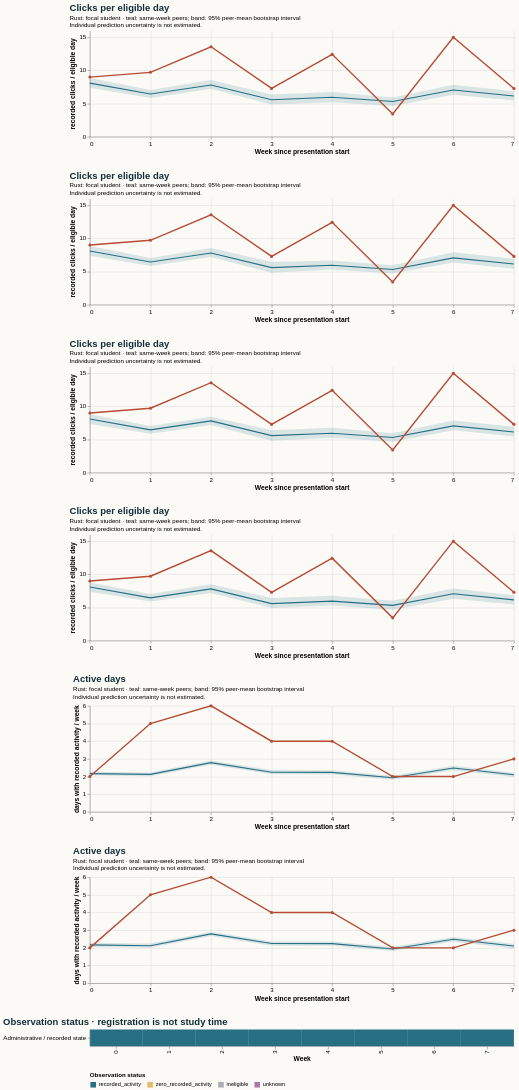

Vega-Lite specification for this chart:
### Vega-Lite specification from a JSON file in a GitHub repository (floating-point values rounded to 4 significant figures)
{"$schema": "https://vega.github.io/schema/vega-lite/v5.20.1.json", "config": {"axis": {"labelFontSize": 11, "titleFontSize": 12}, "background": "#fbfaf7", "font": "sans-serif", "title": {"anchor": "start", "color": "#142e38", "fontSize": 17, "subtitleFontSize": 11}, "view": {"continuousHeight": 300, "continuousWidth": 300, "stroke": null}}, "datasets": {"data-1b4e35ea849eb3960563888cdb5544c6": [{"end_day": 6, "focal_value": 9.0, "peer_ci_high": 8.81, "peer_ci_low": 7.327, "peer_mean": 8.09, "peer_observations": 1167, "peer_people": 1167, "reference": "early_stage", "unit": "recorded clicks / eligible day", "week": 0}, {"end_day": 13, "focal_value": 9.714, "peer_ci_high": 7.022, "peer_ci_low": 5.854, "peer_mean": 6.449, "peer_observations": 1159, "peer_people": 1159, "reference": "early_stage", "unit": "recorded clicks / eligible day", "week": 1}, {"end_day": 20, "focal_value": 13.57, "peer_ci_high": 8.435, "peer_ci_low": 7.178, "peer_mean": 7.8, "peer_observations": 1140, "peer_people": 1140, "reference": "early_stage", "unit": "recorded clicks / eligible day", "week": 2}, {"end_day": 27, "focal_value": 7.286, "peer_ci_high": 6.406, "peer_ci_low": 4.799, "peer_mean": 5.586, "peer_observations": 1132, "peer_people": 1132, "reference": "early_stage", "unit": "recorded clicks / eligible day", "week": 3}, {"end_day": 34, "focal_value": 12.43, "peer_ci_high": 6.785, "peer_ci_low": 5.26, "peer_mean": 5.952, "peer_observations": 1093, "peer_people": 1093, "reference": "early_stage", "unit": "recorded clicks / eligible day", "week": 4}, {"end_day": 41, "focal_value": 3.429, "peer_ci_high": 5.938, "peer_ci_low": 4.678, "peer_mean": 5.31, "peer_observations": 1086, "peer_people": 1086, "reference": "early_stage", "unit": "recorded clicks / eligible day", "week": 5}, {"end_day": 48, "focal_value": 15.0, "peer_ci_high": 7.865, "peer_ci_low": 6.378, "peer_mean": 7.057, "peer_observations": 1075, "peer_people": 1075, "reference": "early_stage", "unit": "recorded clicks / eligible day", "week": 6}, {"end_day": 55, "focal_value": 7.286, "peer_ci_high": 6.937, "peer_ci_low": 5.455, "peer_mean": 6.139, "peer_observations": 1059, "peer_people": 1059, "reference": "early_stage", "unit": "recorded clicks / eligible day", "week": 7}], "data-1d7dc1fa9fd8808fe797eecc4bf067fb": [{"end_day": 6, "focal_value": 9.0, "peer_ci_high": 8.872, "peer_ci_low": 7.37, "peer_mean": 8.09, "peer_observations": 1167, "peer_people": 1167, "reference": "course", "unit": "recorded clicks / eligible day", "week": 0}, {"end_day": 13, "focal_value": 9.714, "peer_ci_high": 7.048, "peer_ci_low": 5.837, "peer_mean": 6.449, "peer_observations": 1159, "peer_people": 1159, "reference": "course", "unit": "recorded clicks / eligible day", "week": 1}, {"end_day": 20, "focal_value": 13.57, "peer_ci_high": 8.562, "peer_ci_low": 7.2, "peer_mean": 7.8, "peer_observations": 1140, "peer_people": 1140, "reference": "course", "unit": "recorded clicks / eligible day", "week": 2}, {"end_day": 27, "focal_value": 7.286, "peer_ci_high": 6.449, "peer_ci_low": 4.823, "peer_mean": 5.586, "peer_observations": 1132, "peer_people": 1132, "reference": "course", "unit": "recorded clicks / eligible day", "week": 3}, {"end_day": 34, "focal_value": 12.43, "peer_ci_high": 6.677, "peer_ci_low": 5.298, "peer_mean": 5.952, "peer_observations": 1093, "peer_people": 1093, "reference": "course", "unit": "recorded clicks / eligible day", "week": 4}, {"end_day": 41, "focal_value": 3.429, "peer_ci_high": 5.96, "peer_ci_low": 4.689, "peer_mean": 5.31, "peer_observations": 1086, "peer_people": 1086, "reference": "course", "unit": "recorded clicks / eligible day", "week": 5}, {"end_day": 48, "focal_value": 15.0, "peer_ci_high": 7.892, "peer_ci_low": 6.364, "peer_mean": 7.057, "peer_observations": 1075, "peer_people": 1075, "reference": "course", "unit": "recorded clicks / eligible day", "week": 6}, {"end_day": 55, "focal_value": 7.286, "peer_ci_high": 6.915, "peer_ci_low": 5.427, "peer_mean": 6.139, "peer_observations": 1059, "peer_people": 1059, "reference": "course", "unit": "recorded clicks / eligible day", "week": 7}], "data-3a48d984c2d71a651da640ab5d022fb8": [{"eligible_days": 7.0, "end_day": 6, "logging_completeness": "unknown", "observation_status": "recorded_activity", "row": "Administrative / recorded state", "score_status": "withheld_release_time_unknown", "start_day": 0, "value": 9.0, "week": 0}, {"eligible_days": 7.0, "end_day": 13, "logging_completeness": "unknown", "observation_status": "recorded_activity", "row": "Administrative / recorded state", "score_status": "withheld_release_time_unknown", "start_day": 7, "value": 9.714, "week": 1}, {"eligible_days": 7.0, "end_day": 20, "logging_completeness": "unknown", "observation_status": "recorded_activity", "row": "Administrative / recorded state", "score_status": "withheld_release_time_unknown", "start_day": 14, "value": 13.57, "week": 2}, {"eligible_days": 7.0, "end_day": 27, "logging_completeness": "unknown", "observation_status": "recorded_activity", "row": "Administrative / recorded state", "score_status": "withheld_release_time_unknown", "start_day": 21, "value": 7.286, "week": 3}, {"eligible_days": 7.0, "end_day": 34, "logging_completeness": "unknown", "observation_status": "recorded_activity", "row": "Administrative / recorded state", "score_status": "withheld_release_time_unknown", "start_day": 28, "value": 12.43, "week": 4}, {"eligible_days": 7.0, "end_day": 41, "logging_completeness": "unknown", "observation_status": "recorded_activity", "row": "Administrative / recorded state", "score_status": "withheld_release_time_unknown", "start_day": 35, "value": 3.429, "week": 5}, {"eligible_days": 7.0, "end_day": 48, "logging_completeness": "unknown", "observation_status": "recorded_activity", "row": "Administrative / recorded state", "score_status": "withheld_release_time_unknown", "start_day": 42, "value": 15.0, "week": 6}, {"eligible_days": 7.0, "end_day": 55, "logging_completeness": "unknown", "observation_status": "recorded_activity", "row": "Administrative / recorded state", "score_status": "withheld_release_time_unknown", "start_day": 49, "value": 7.286, "week": 7}], "data-5af5d75da88389311f8a2e337ac058a9": [{"end_day": 6, "focal_value": 9.0, "peer_ci_high": 8.876, "peer_ci_low": 7.379, "peer_mean": 8.09, "peer_observations": 1167, "peer_people": 1167, "reference": "course", "unit": "recorded clicks / eligible day", "week": 0}, {"end_day": 13, "focal_value": 9.714, "peer_ci_high": 7.042, "peer_ci_low": 5.851, "peer_mean": 6.449, "peer_observations": 1159, "peer_people": 1159, "reference": "course", "unit": "recorded clicks / eligible day", "week": 1}, {"end_day": 20, "focal_value": 13.57, "peer_ci_high": 8.548, "peer_ci_low": 7.225, "peer_mean": 7.8, "peer_observations": 1140, "peer_people": 1140, "reference": "course", "unit": "recorded clicks / eligible day", "week": 2}, {"end_day": 27, "focal_value": 7.286, "peer_ci_high": 6.385, "peer_ci_low": 4.863, "peer_mean": 5.586, "peer_observations": 1132, "peer_people": 1132, "reference": "course", "unit": "recorded clicks / eligible day", "week": 3}, {"end_day": 34, "focal_value": 12.43, "peer_ci_high": 6.748, "peer_ci_low": 5.207, "peer_mean": 5.952, "peer_observations": 1093, "peer_people": 1093, "reference": "course", "unit": "recorded clicks / eligible day", "week": 4}, {"end_day": 41, "focal_value": 3.429, "peer_ci_high": 5.908, "peer_ci_low": 4.649, "peer_mean": 5.31, "peer_observations": 1086, "peer_people": 1086, "reference": "course", "unit": "recorded clicks / eligible day", "week": 5}, {"end_day": 48, "focal_value": 15.0, "peer_ci_high": 7.832, "peer_ci_low": 6.325, "peer_mean": 7.057, "peer_observations": 1075, "peer_people": 1075, "reference": "course", "unit": "recorded clicks / eligible day", "week": 6}, {"end_day": 55, "focal_value": 7.286, "peer_ci_high": 6.876, "peer_ci_low": 5.467, "peer_mean": 6.139, "peer_observations": 1059, "peer_people": 1059, "reference": "course", "unit": "recorded clicks / eligible day", "week": 7}], "data-5fb8666118f66db7573c55bf5fe7decf": [{"end_day": 6, "focal_value": 2.0, "peer_ci_high": 2.29, "peer_ci_low": 2.054, "peer_mean": 2.168, "peer_observations": 1167, "peer_people": 1167, "reference": "course", "unit": "days with recorded activity / week", "week": 0}, {"end_day": 13, "focal_value": 5.0, "peer_ci_high": 2.249, "peer_ci_low": 2.009, "peer_mean": 2.123, "peer_observations": 1159, "peer_people": 1159, "reference": "course", "unit": "days with recorded activity / week", "week": 1}, {"end_day": 20, "focal_value": 6.0, "peer_ci_high": 2.909, "peer_ci_low": 2.674, "peer_mean": 2.789, "peer_observations": 1140, "peer_people": 1140, "reference": "course", "unit": "days with recorded activity / week", "week": 2}, {"end_day": 27, "focal_value": 4.0, "peer_ci_high": 2.367, "peer_ci_low": 2.124, "peer_mean": 2.246, "peer_observations": 1132, "peer_people": 1132, "reference": "course", "unit": "days with recorded activity / week", "week": 3}, {"end_day": 34, "focal_value": 4.0, "peer_ci_high": 2.359, "peer_ci_low": 2.12, "peer_mean": 2.237, "peer_observations": 1093, "peer_people": 1093, "reference": "course", "unit": "days with recorded activity / week", "week": 4}, {"end_day": 41, "focal_value": 2.0, "peer_ci_high": 2.062, "peer_ci_low": 1.827, "peer_mean": 1.936, "peer_observations": 1086, "peer_people": 1086, "reference": "course", "unit": "days with recorded activity / week", "week": 5}, {"end_day": 48, "focal_value": 2.0, "peer_ci_high": 2.608, "peer_ci_low": 2.35, "peer_mean": 2.486, "peer_observations": 1075, "peer_people": 1075, "reference": "course", "unit": "days with recorded activity / week", "week": 6}, {"end_day": 55, "focal_value": 3.0, "peer_ci_high": 2.23, "peer_ci_low": 1.97, "peer_mean": 2.104, "peer_observations": 1059, "peer_people": 1059, "reference": "course", "unit": "days with recorded activity / week", "week": 7}], "data-b423a5beafd304d92549d82c7b7e8dc7": [{"end_day": 6, "focal_value": 9.0, "peer_ci_high": 8.779, "peer_ci_low": 7.363, "peer_mean": 8.09, "peer_observations": 1167, "peer_people": 1167, "reference": "early_stage", "unit": "recorded clicks / eligible day", "week": 0}, {"end_day": 13, "focal_value": 9.714, "peer_ci_high": 7.046, "peer_ci_low": 5.884, "peer_mean": 6.449, "peer_observations": 1159, "peer_people": 1159, "reference": "early_stage", "unit": "recorded clicks / eligible day", "week": 1}, {"end_day": 20, "focal_value": 13.57, "peer_ci_high": 8.498, "peer_ci_low": 7.168, "peer_mean": 7.8, "peer_observations": 1140, "peer_people": 1140, "reference": "early_stage", "unit": "recorded clicks / eligible day", "week": 2}, {"end_day": 27, "focal_value": 7.286, "peer_ci_high": 6.441, "peer_ci_low": 4.9, "peer_mean": 5.586, "peer_observations": 1132, "peer_people": 1132, "reference": "early_stage", "unit": "recorded clicks / eligible day", "week": 3}, {"end_day": 34, "focal_value": 12.43, "peer_ci_high": 6.785, "peer_ci_low": 5.283, "peer_mean": 5.952, "peer_observations": 1093, "peer_people": 1093, "reference": "early_stage", "unit": "recorded clicks / eligible day", "week": 4}, {"end_day": 41, "focal_value": 3.429, "peer_ci_high": 6.01, "peer_ci_low": 4.667, "peer_mean": 5.31, "peer_observations": 1086, "peer_people": 1086, "reference": "early_stage", "unit": "recorded clicks / eligible day", "week": 5}, {"end_day": 48, "focal_value": 15.0, "peer_ci_high": 7.866, "peer_ci_low": 6.296, "peer_mean": 7.057, "peer_observations": 1075, "peer_people": 1075, "reference": "early_stage", "unit": "recorded clicks / eligible day", "week": 6}, {"end_day": 55, "focal_value": 7.286, "peer_ci_high": 6.847, "peer_ci_low": 5.455, "peer_mean": 6.139, "peer_observations": 1059, "peer_people": 1059, "reference": "early_stage", "unit": "recorded clicks / eligible day", "week": 7}], "data-de1787ea8c8627942eb03c83d61e839c": [{"end_day": 6, "focal_value": 2.0, "peer_ci_high": 2.277, "peer_ci_low": 2.053, "peer_mean": 2.168, "peer_observations": 1167, "peer_people": 1167, "reference": "course", "unit": "days with recorded activity / week", "week": 0}, {"end_day": 13, "focal_value": 5.0, "peer_ci_high": 2.23, "peer_ci_low": 2.019, "peer_mean": 2.123, "peer_observations": 1159, "peer_people": 1159, "reference": "course", "unit": "days with recorded activity / week", "week": 1}, {"end_day": 20, "focal_value": 6.0, "peer_ci_high": 2.907, "peer_ci_low": 2.673, "peer_mean": 2.789, "peer_observations": 1140, "peer_people": 1140, "reference": "course", "unit": "days with recorded activity / week", "week": 2}, {"end_day": 27, "focal_value": 4.0, "peer_ci_high": 2.365, "peer_ci_low": 2.124, "peer_mean": 2.246, "peer_observations": 1132, "peer_people": 1132, "reference": "course", "unit": "days with recorded activity / week", "week": 3}, {"end_day": 34, "focal_value": 4.0, "peer_ci_high": 2.359, "peer_ci_low": 2.119, "peer_mean": 2.237, "peer_observations": 1093, "peer_people": 1093, "reference": "course", "unit": "days with recorded activity / week", "week": 4}, {"end_day": 41, "focal_value": 2.0, "peer_ci_high": 2.051, "peer_ci_low": 1.826, "peer_mean": 1.936, "peer_observations": 1086, "peer_people": 1086, "reference": "course", "unit": "days with recorded activity / week", "week": 5}, {"end_day": 48, "focal_value": 2.0, "peer_ci_high": 2.604, "peer_ci_low": 2.363, "peer_mean": 2.486, "peer_observations": 1075, "peer_people": 1075, "reference": "course", "unit": "days with recorded activity / week", "week": 6}, {"end_day": 55, "focal_value": 3.0, "peer_ci_high": 2.215, "peer_ci_low": 1.978, "peer_mean": 2.104, "peer_observations": 1059, "peer_people": 1059, "reference": "course", "unit": "days with recorded activity / week", "week": 7}]}, "resolve": {"scale": {"color": "independent"}}, "spacing": 28, "vconcat": [{"data": {"name": "data-5af5d75da88389311f8a2e337ac058a9"}, "height": 190, "layer": [{"encoding": {"x": {"axis": {"tickMinStep": 1}, "field": "week", "title": "Week since presentation start", "type": "quantitative"}, "y": {"field": "peer_ci_low", "scale": {"zero": true}, "title": "recorded clicks / eligible day", "type": "quantitative"}, "y2": {"field": "peer_ci_high"}}, "mark": {"color": "#286f83", "opacity": 0.16, "type": "area"}}, {"encoding": {"tooltip": [{"field": "week", "type": "quantitative"}, {"field": "peer_mean", "type": "quantitative"}, {"field": "peer_people", "type": "quantitative"}, {"field": "peer_observations", "type": "quantitative"}], "x": {"field": "week", "type": "quantitative"}, "y": {"field": "peer_mean", "type": "quantitative"}}, "mark": {"color": "#286f83", "strokeWidth": 2, "type": "line"}}, {"encoding": {"tooltip": [{"field": "week", "type": "quantitative"}, {"field": "focal_value", "type": "quantitative"}], "x": {"field": "week", "type": "quantitative"}, "y": {"field": "focal_value", "type": "quantitative"}}, "mark": {"color": "#b64c35", "point": {"color": "#b64c35"}, "strokeWidth": 2.5, "type": "line"}}], "title": {"subtitle": ["Rust: focal student · teal: same-week peers; band: 95% peer-mean bootstrap interval", "Individual prediction uncertainty is not estimated."], "text": "Clicks per eligible day"}, "width": 760}, {"data": {"name": "data-1d7dc1fa9fd8808fe797eecc4bf067fb"}, "height": 190, "layer": [{"encoding": {"x": {"axis": {"tickMinStep": 1}, "field": "week", "title": "Week since presentation start", "type": "quantitative"}, "y": {"field": "peer_ci_low", "scale": {"zero": true}, "title": "recorded clicks / eligible day", "type": "quantitative"}, "y2": {"field": "peer_ci_high"}}, "mark": {"color": "#286f83", "opacity": 0.16, "type": "area"}}, {"encoding": {"tooltip": [{"field": "week", "type": "quantitative"}, {"field": "peer_mean", "type": "quantitative"}, {"field": "peer_people", "type": "quantitative"}, {"field": "peer_observations", "type": "quantitative"}], "x": {"field": "week", "type": "quantitative"}, "y": {"field": "peer_mean", "type": "quantitative"}}, "mark": {"color": "#286f83", "strokeWidth": 2, "type": "line"}}, {"encoding": {"tooltip": [{"field": "week", "type": "quantitative"}, {"field": "focal_value", "type": "quantitative"}], "x": {"field": "week", "type": "quantitative"}, "y": {"field": "focal_value", "type": "quantitative"}}, "mark": {"color": "#b64c35", "point": {"color": "#b64c35"}, "strokeWidth": 2.5, "type": "line"}}], "title": {"subtitle": ["Rust: focal student · teal: same-week peers; band: 95% peer-mean bootstrap interval", "Individual prediction uncertainty is not estimated."], "text": "Clicks per eligible day"}, "width": 760}, {"data": {"name": "data-1b4e35ea849eb3960563888cdb5544c6"}, "height": 190, "layer": [{"encoding": {"x": {"axis": {"tickMinStep": 1}, "field": "week", "title": "Week since presentation start", "type": "quantitative"}, "y": {"field": "peer_ci_low", "scale": {"zero": true}, "title": "recorded clicks / eligible day", "type": "quantitative"}, "y2": {"field": "peer_ci_high"}}, "mark": {"color": "#286f83", "opacity": 0.16, "type": "area"}}, {"encoding": {"tooltip": [{"field": "week", "type": "quantitative"}, {"field": "peer_mean", "type": "quantitative"}, {"field": "peer_people", "type": "quantitative"}, {"field": "peer_observations", "type": "quantitative"}], "x": {"field": "week", "type": "quantitative"}, "y": {"field": "peer_mean", "type": "quantitative"}}, "mark": {"color": "#286f83", "strokeWidth": 2, "type": "line"}}, {"encoding": {"tooltip": [{"field": "week", "type": "quantitative"}, {"field": "focal_value", "type": "quantitative"}], "x": {"field": "week", "type": "quantitative"}, "y": {"field": "focal_value", "type": "quantitative"}}, "mark": {"color": "#b64c35", "point": {"color": "#b64c35"}, "strokeWidth": 2.5, "type": "line"}}], "title": {"subtitle": ["Rust: focal student · teal: same-week peers; band: 95% peer-mean bootstrap interval", "Individual prediction uncertainty is not estimated."], "text": "Clicks per eligible day"}, "width": 760}, {"data": {"name": "data-b423a5beafd304d92549d82c7b7e8dc7"}, "height": 190, "layer": [{"encoding": {"x": {"axis": {"tickMinStep": 1}, "field": "week", "title": "Week since presentation start", "type": "quantitative"}, "y": {"field": "peer_ci_low", "scale": {"zero": true}, "title": "recorded clicks / eligible day", "type": "quantitative"}, "y2": {"field": "peer_ci_high"}}, "mark": {"color": "#286f83", "opacity": 0.16, "type": "area"}}, {"encoding": {"tooltip": [{"field": "week", "type": "quantitative"}, {"field": "peer_mean", "type": "quantitative"}, {"field": "peer_people", "type": "quantitative"}, {"field": "peer_observations", "type": "quantitative"}], "x": {"field": "week", "type": "quantitative"}, "y": {"field": "peer_mean", "type": "quantitative"}}, "mark": {"color": "#286f83", "strokeWidth": 2, "type": "line"}}, {"encoding": {"tooltip": [{"field": "week", "type": "quantitative"}, {"field": "focal_value", "type": "quantitative"}], "x": {"field": "week", "type": "quantitative"}, "y": {"field": "focal_value", "type": "quantitative"}}, "mark": {"color": "#b64c35", "point": {"color": "#b64c35"}, "strokeWidth": 2.5, "type": "line"}}], "title": {"subtitle": ["Rust: focal student · teal: same-week peers; band: 95% peer-mean bootstrap interval", "Individual prediction uncertainty is not estimated."], "text": "Clicks per eligible day"}, "width": 760}, {"data": {"name": "data-de1787ea8c8627942eb03c83d61e839c"}, "height": 190, "layer": [{"encoding": {"x": {"axis": {"tickMinStep": 1}, "field": "week", "title": "Week since presentation start", "type": "quantitative"}, "y": {"field": "peer_ci_low", "scale": {"zero": true}, "title": "days with recorded activity / week", "type": "quantitative"}, "y2": {"field": "peer_ci_high"}}, "mark": {"color": "#286f83", "opacity": 0.16, "type": "area"}}, {"encoding": {"tooltip": [{"field": "week", "type": "quantitative"}, {"field": "peer_mean", "type": "quantitative"}, {"field": "peer_people", "type": "quantitative"}, {"field": "peer_observations", "type": "quantitative"}], "x": {"field": "week", "type": "quantitative"}, "y": {"field": "peer_mean", "type": "quantitative"}}, "mark": {"color": "#286f83", "strokeWidth": 2, "type": "line"}}, {"encoding": {"tooltip": [{"field": "week", "type": "quantitative"}, {"field": "focal_value", "type": "quantitative"}], "x": {"field": "week", "type": "quantitative"}, "y": {"field": "focal_value", "type": "quantitative"}}, "mark": {"color": "#b64c35", "point": {"color": "#b64c35"}, "strokeWidth": 2.5, "type": "line"}}], "title": {"subtitle": ["Rust: focal student · teal: same-week peers; band: 95% peer-mean bootstrap interval", "Individual prediction uncertainty is not estimated."], "text": "Active days"}, "width": 760}, {"data": {"name": "data-5fb8666118f66db7573c55bf5fe7decf"}, "height": 190, "layer": [{"encoding": {"x": {"axis": {"tickMinStep": 1}, "field": "week", "title": "Week since presentation start", "type": "quantitative"}, "y": {"field": "peer_ci_low", "scale": {"zero": true}, "title": "days with recorded activity / week", "type": "quantitative"}, "y2": {"field": "peer_ci_high"}}, "mark": {"color": "#286f83", "opacity": 0.16, "type": "area"}}, {"encoding": {"tooltip": [{"field": "week", "type": "quantitative"}, {"field": "peer_mean", "type": "quantitative"}, {"field": "peer_people", "type": "quantitative"}, {"field": "peer_observations", "type": "quantitative"}], "x": {"field": "week", "type": "quantitative"}, "y": {"field": "peer_mean", "type": "quantitative"}}, "mark": {"color": "#286f83", "strokeWidth": 2, "type": "line"}}, {"encoding": {"tooltip": [{"field": "week", "type": "quantitative"}, {"field": "focal_value", "type": "quantitative"}], "x": {"field": "week", "type": "quantitative"}, "y": {"field": "focal_value", "type": "quantitative"}}, "mark": {"color": "#b64c35", "point": {"color": "#b64c35"}, "strokeWidth": 2.5, "type": "line"}}], "title": {"subtitle": ["Rust: focal student · teal: same-week peers; band: 95% peer-mean bootstrap interval", "Individual prediction uncertainty is not estimated."], "text": "Active days"}, "width": 760}, {"data": {"name": "data-3a48d984c2d71a651da640ab5d022fb8"}, "encoding": {"color": {"field": "observation_status", "legend": {"labelLimit": 260, "orient": "bottom"}, "scale": {"domain": ["recorded_activity", "zero_recorded_activity", "ineligible", "unknown"], "range": ["#286f83", "#e4bb64", "#aaaeb3", "#ac78a5"]}, "title": "Observation status", "type": "nominal"}, "tooltip": [{"field": "week", "type": "quantitative"}, {"field": "eligible_days", "type": "quantitative"}, {"field": "observation_status", "type": "nominal"}, {"field": "logging_completeness", "type": "nominal"}], "x": {"field": "week", "title": "Week", "type": "ordinal"}, "y": {"field": "row", "title": null, "type": "nominal"}}, "height": 30, "mark": {"type": "rect"}, "title": "Observation status · registration is not study time", "width": 760}]}
